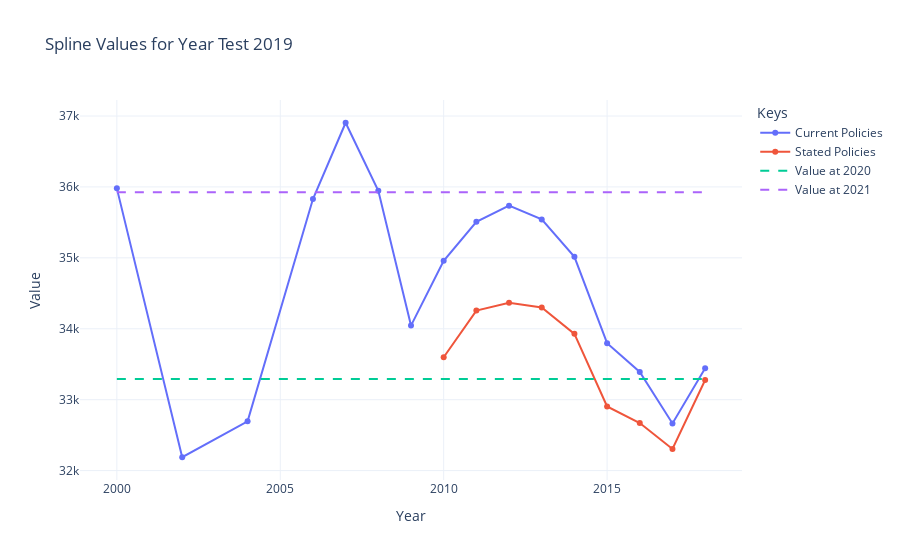

Write notebook code for a chart like this one.
### Code cell
plot_results(years, preds, reference_year, reference_values)

### Figure 1 — Plotly figure (JSON) as saved in the notebook; plotly's stock layout.template omitted (floating-point values rounded to 4 significant figures)
{"data": [{"mode": "lines+markers", "name": "Current Policies", "text": ["Current Policies: 35979.66", "Current Policies: 32188.22", "Current Policies: 32694.49", "Current Policies: 35828.46", "Current Policies: 36904.89", "Current Policies: 35945.76", "Current Policies: 34044.65", "Current Policies: 34957.64", "Current Policies: 35507.48", "Current Policies: 35735.37", "Current Policies: 35541.41", "Current Policies: 35014.56", "Current Policies: 33797.31", "Current Policies: 33391.14", "Current Policies: 32665.20", "Current Policies: 33442.20"], "type": "scatter", "x": [2000, 2002, 2004, 2006, 2007, 2008, 2009, 2010, 2011, 2012, 2013, 2014, 2015, 2016, 2017, 2018], "y": [35980.0, 32190.0, 32690.0, 35830.0, 36900.0, 35950.0, 34040.0, 34960.0, 35510.0, 35740.0, 35540.0, 35010.0, 33800.0, 33390.0, 32670.0, 33440.0]}, {"mode": "lines+markers", "name": "Stated Policies", "text": ["Stated Policies: None", "Stated Policies: None", "Stated Policies: None", "Stated Policies: None", "Stated Policies: None", "Stated Policies: None", "Stated Policies: None", "Stated Policies: 33598.83", "Stated Policies: 34256.53", "Stated Policies: 34365.72", "Stated Policies: 34299.98", "Stated Policies: 33928.23", "Stated Policies: 32905.17", "Stated Policies: 32670.28", "Stated Policies: 32303.81", "Stated Policies: 33277.02"], "type": "scatter", "x": [2000, 2002, 2004, 2006, 2007, 2008, 2009, 2010, 2011, 2012, 2013, 2014, 2015, 2016, 2017, 2018], "y": [null, null, null, null, null, null, null, 33600.0, 34260.0, 34370.0, 34300.0, 33930.0, 32910.0, 32670.0, 32300.0, 33280.0]}, {"line": {"dash": "dash"}, "mode": "lines", "name": "Value at 2020", "text": ["Value at 2020: 33292.00", "Value at 2020: 33292.00"], "type": "scatter", "x": [2000, 2018], "y": [33292, 33292]}, {"line": {"dash": "dash"}, "mode": "lines", "name": "Value at 2021", "text": ["Value at 2021: 35926.00", "Value at 2021: 35926.00"], "type": "scatter", "x": [2000, 2018], "y": [35926, 35926]}], "layout": {"legend": {"title": {"text": "Keys"}}, "title": {"text": "Spline Values for Year Test 2019"}, "xaxis": {"title": {"text": "Year"}}, "yaxis": {"title": {"text": "Value"}}}}
